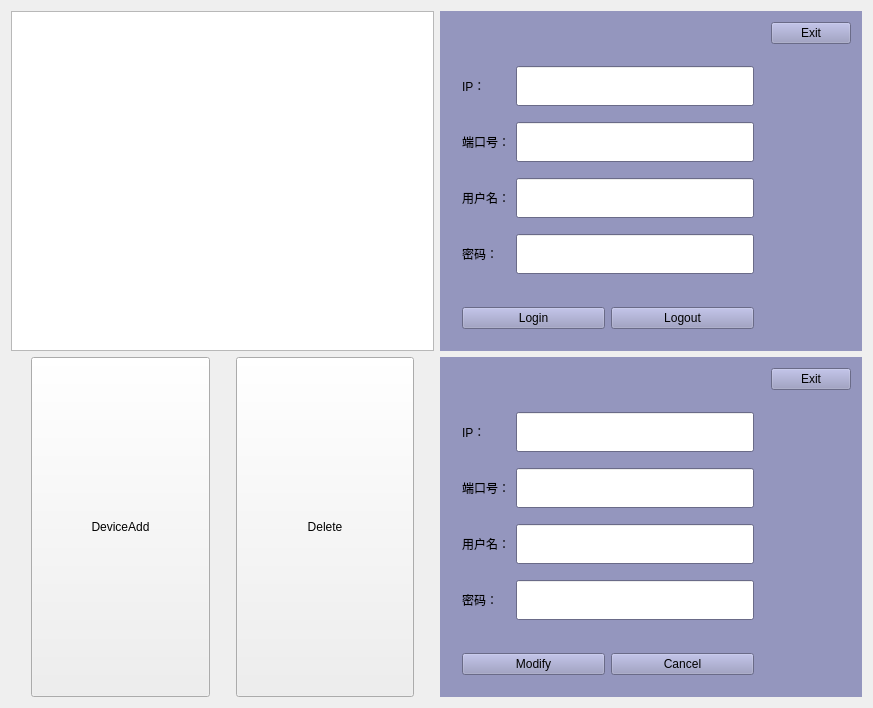
<?xml version="1.0" encoding="UTF-8"?>
<ui version="4.0">
 <class>CDeviceManagement</class>
 <widget class="QWidget" name="CDeviceManagement">
  <property name="geometry">
   <rect>
    <x>0</x>
    <y>0</y>
    <width>873</width>
    <height>583</height>
   </rect>
  </property>
  <property name="windowTitle">
   <string>CDeviceManagement</string>
  </property>
  <layout class="QGridLayout" name="gridLayout_5">
   <item row="0" column="0">
    <widget class="QTableView" name="tableView"/>
   </item>
   <item row="0" column="1">
    <widget class="QWidget" name="addWidget" native="true">
     <property name="palette">
      <palette>
       <active>
        <colorrole role="WindowText">
         <brush brushstyle="SolidPattern">
          <color alpha="255">
           <red>0</red>
           <green>0</green>
           <blue>0</blue>
          </color>
         </brush>
        </colorrole>
        <colorrole role="Button">
         <brush brushstyle="SolidPattern">
          <color alpha="255">
           <red>148</red>
           <green>150</green>
           <blue>190</blue>
          </color>
         </brush>
        </colorrole>
        <colorrole role="Light">
         <brush brushstyle="SolidPattern">
          <color alpha="255">
           <red>229</red>
           <green>230</green>
           <blue>255</blue>
          </color>
         </brush>
        </colorrole>
        <colorrole role="Midlight">
         <brush brushstyle="SolidPattern">
          <color alpha="255">
           <red>188</red>
           <green>190</green>
           <blue>222</blue>
          </color>
         </brush>
        </colorrole>
        <colorrole role="Dark">
         <brush brushstyle="SolidPattern">
          <color alpha="255">
           <red>74</red>
           <green>75</green>
           <blue>95</blue>
          </color>
         </brush>
        </colorrole>
        <colorrole role="Mid">
         <brush brushstyle="SolidPattern">
          <color alpha="255">
           <red>99</red>
           <green>100</green>
           <blue>127</blue>
          </color>
         </brush>
        </colorrole>
        <colorrole role="Text">
         <brush brushstyle="SolidPattern">
          <color alpha="255">
           <red>0</red>
           <green>0</green>
           <blue>0</blue>
          </color>
         </brush>
        </colorrole>
        <colorrole role="BrightText">
         <brush brushstyle="SolidPattern">
          <color alpha="255">
           <red>255</red>
           <green>255</green>
           <blue>255</blue>
          </color>
         </brush>
        </colorrole>
        <colorrole role="ButtonText">
         <brush brushstyle="SolidPattern">
          <color alpha="255">
           <red>0</red>
           <green>0</green>
           <blue>0</blue>
          </color>
         </brush>
        </colorrole>
        <colorrole role="Base">
         <brush brushstyle="SolidPattern">
          <color alpha="255">
           <red>255</red>
           <green>255</green>
           <blue>255</blue>
          </color>
         </brush>
        </colorrole>
        <colorrole role="Window">
         <brush brushstyle="SolidPattern">
          <color alpha="255">
           <red>148</red>
           <green>150</green>
           <blue>190</blue>
          </color>
         </brush>
        </colorrole>
        <colorrole role="Shadow">
         <brush brushstyle="SolidPattern">
          <color alpha="255">
           <red>0</red>
           <green>0</green>
           <blue>0</blue>
          </color>
         </brush>
        </colorrole>
        <colorrole role="AlternateBase">
         <brush brushstyle="SolidPattern">
          <color alpha="255">
           <red>201</red>
           <green>202</green>
           <blue>222</blue>
          </color>
         </brush>
        </colorrole>
        <colorrole role="ToolTipBase">
         <brush brushstyle="SolidPattern">
          <color alpha="255">
           <red>255</red>
           <green>255</green>
           <blue>220</blue>
          </color>
         </brush>
        </colorrole>
        <colorrole role="ToolTipText">
         <brush brushstyle="SolidPattern">
          <color alpha="255">
           <red>0</red>
           <green>0</green>
           <blue>0</blue>
          </color>
         </brush>
        </colorrole>
       </active>
       <inactive>
        <colorrole role="WindowText">
         <brush brushstyle="SolidPattern">
          <color alpha="255">
           <red>0</red>
           <green>0</green>
           <blue>0</blue>
          </color>
         </brush>
        </colorrole>
        <colorrole role="Button">
         <brush brushstyle="SolidPattern">
          <color alpha="255">
           <red>148</red>
           <green>150</green>
           <blue>190</blue>
          </color>
         </brush>
        </colorrole>
        <colorrole role="Light">
         <brush brushstyle="SolidPattern">
          <color alpha="255">
           <red>229</red>
           <green>230</green>
           <blue>255</blue>
          </color>
         </brush>
        </colorrole>
        <colorrole role="Midlight">
         <brush brushstyle="SolidPattern">
          <color alpha="255">
           <red>188</red>
           <green>190</green>
           <blue>222</blue>
          </color>
         </brush>
        </colorrole>
        <colorrole role="Dark">
         <brush brushstyle="SolidPattern">
          <color alpha="255">
           <red>74</red>
           <green>75</green>
           <blue>95</blue>
          </color>
         </brush>
        </colorrole>
        <colorrole role="Mid">
         <brush brushstyle="SolidPattern">
          <color alpha="255">
           <red>99</red>
           <green>100</green>
           <blue>127</blue>
          </color>
         </brush>
        </colorrole>
        <colorrole role="Text">
         <brush brushstyle="SolidPattern">
          <color alpha="255">
           <red>0</red>
           <green>0</green>
           <blue>0</blue>
          </color>
         </brush>
        </colorrole>
        <colorrole role="BrightText">
         <brush brushstyle="SolidPattern">
          <color alpha="255">
           <red>255</red>
           <green>255</green>
           <blue>255</blue>
          </color>
         </brush>
        </colorrole>
        <colorrole role="ButtonText">
         <brush brushstyle="SolidPattern">
          <color alpha="255">
           <red>0</red>
           <green>0</green>
           <blue>0</blue>
          </color>
         </brush>
        </colorrole>
        <colorrole role="Base">
         <brush brushstyle="SolidPattern">
          <color alpha="255">
           <red>255</red>
           <green>255</green>
           <blue>255</blue>
          </color>
         </brush>
        </colorrole>
        <colorrole role="Window">
         <brush brushstyle="SolidPattern">
          <color alpha="255">
           <red>148</red>
           <green>150</green>
           <blue>190</blue>
          </color>
         </brush>
        </colorrole>
        <colorrole role="Shadow">
         <brush brushstyle="SolidPattern">
          <color alpha="255">
           <red>0</red>
           <green>0</green>
           <blue>0</blue>
          </color>
         </brush>
        </colorrole>
        <colorrole role="AlternateBase">
         <brush brushstyle="SolidPattern">
          <color alpha="255">
           <red>201</red>
           <green>202</green>
           <blue>222</blue>
          </color>
         </brush>
        </colorrole>
        <colorrole role="ToolTipBase">
         <brush brushstyle="SolidPattern">
          <color alpha="255">
           <red>255</red>
           <green>255</green>
           <blue>220</blue>
          </color>
         </brush>
        </colorrole>
        <colorrole role="ToolTipText">
         <brush brushstyle="SolidPattern">
          <color alpha="255">
           <red>0</red>
           <green>0</green>
           <blue>0</blue>
          </color>
         </brush>
        </colorrole>
       </inactive>
       <disabled>
        <colorrole role="WindowText">
         <brush brushstyle="SolidPattern">
          <color alpha="255">
           <red>74</red>
           <green>75</green>
           <blue>95</blue>
          </color>
         </brush>
        </colorrole>
        <colorrole role="Button">
         <brush brushstyle="SolidPattern">
          <color alpha="255">
           <red>148</red>
           <green>150</green>
           <blue>190</blue>
          </color>
         </brush>
        </colorrole>
        <colorrole role="Light">
         <brush brushstyle="SolidPattern">
          <color alpha="255">
           <red>229</red>
           <green>230</green>
           <blue>255</blue>
          </color>
         </brush>
        </colorrole>
        <colorrole role="Midlight">
         <brush brushstyle="SolidPattern">
          <color alpha="255">
           <red>188</red>
           <green>190</green>
           <blue>222</blue>
          </color>
         </brush>
        </colorrole>
        <colorrole role="Dark">
         <brush brushstyle="SolidPattern">
          <color alpha="255">
           <red>74</red>
           <green>75</green>
           <blue>95</blue>
          </color>
         </brush>
        </colorrole>
        <colorrole role="Mid">
         <brush brushstyle="SolidPattern">
          <color alpha="255">
           <red>99</red>
           <green>100</green>
           <blue>127</blue>
          </color>
         </brush>
        </colorrole>
        <colorrole role="Text">
         <brush brushstyle="SolidPattern">
          <color alpha="255">
           <red>74</red>
           <green>75</green>
           <blue>95</blue>
          </color>
         </brush>
        </colorrole>
        <colorrole role="BrightText">
         <brush brushstyle="SolidPattern">
          <color alpha="255">
           <red>255</red>
           <green>255</green>
           <blue>255</blue>
          </color>
         </brush>
        </colorrole>
        <colorrole role="ButtonText">
         <brush brushstyle="SolidPattern">
          <color alpha="255">
           <red>74</red>
           <green>75</green>
           <blue>95</blue>
          </color>
         </brush>
        </colorrole>
        <colorrole role="Base">
         <brush brushstyle="SolidPattern">
          <color alpha="255">
           <red>148</red>
           <green>150</green>
           <blue>190</blue>
          </color>
         </brush>
        </colorrole>
        <colorrole role="Window">
         <brush brushstyle="SolidPattern">
          <color alpha="255">
           <red>148</red>
           <green>150</green>
           <blue>190</blue>
          </color>
         </brush>
        </colorrole>
        <colorrole role="Shadow">
         <brush brushstyle="SolidPattern">
          <color alpha="255">
           <red>0</red>
           <green>0</green>
           <blue>0</blue>
          </color>
         </brush>
        </colorrole>
        <colorrole role="AlternateBase">
         <brush brushstyle="SolidPattern">
          <color alpha="255">
           <red>148</red>
           <green>150</green>
           <blue>190</blue>
          </color>
         </brush>
        </colorrole>
        <colorrole role="ToolTipBase">
         <brush brushstyle="SolidPattern">
          <color alpha="255">
           <red>255</red>
           <green>255</green>
           <blue>220</blue>
          </color>
         </brush>
        </colorrole>
        <colorrole role="ToolTipText">
         <brush brushstyle="SolidPattern">
          <color alpha="255">
           <red>0</red>
           <green>0</green>
           <blue>0</blue>
          </color>
         </brush>
        </colorrole>
       </disabled>
      </palette>
     </property>
     <property name="autoFillBackground">
      <bool>true</bool>
     </property>
     <layout class="QGridLayout" name="gridLayout_8">
      <item row="0" column="1">
       <widget class="QPushButton" name="ExitButton">
        <property name="text">
         <string>Exit</string>
        </property>
       </widget>
      </item>
      <item row="1" column="0">
       <widget class="QSplitter" name="splitter">
        <property name="orientation">
         <enum>Qt::Horizontal</enum>
        </property>
        <widget class="QWidget" name="layoutWidget">
         <layout class="QGridLayout" name="gridLayout" rowstretch="0,0,0,0" columnstretch="0,0" rowminimumheight="50,50,50,50" columnminimumwidth="0,0">
          <item row="0" column="0">
           <widget class="QLabel" name="IPlabel">
            <property name="text">
             <string>IP：</string>
            </property>
           </widget>
          </item>
          <item row="0" column="1">
           <widget class="QLineEdit" name="IPLineEdit">
            <property name="minimumSize">
             <size>
              <width>0</width>
              <height>40</height>
             </size>
            </property>
           </widget>
          </item>
          <item row="1" column="0">
           <widget class="QLabel" name="Portlabel">
            <property name="text">
             <string>端口号：</string>
            </property>
           </widget>
          </item>
          <item row="1" column="1">
           <widget class="QLineEdit" name="PortLineEdit">
            <property name="minimumSize">
             <size>
              <width>0</width>
              <height>40</height>
             </size>
            </property>
           </widget>
          </item>
          <item row="2" column="0">
           <widget class="QLabel" name="Usernamelabel">
            <property name="text">
             <string>用户名：</string>
            </property>
           </widget>
          </item>
          <item row="2" column="1">
           <widget class="QLineEdit" name="UsernameLineEdit">
            <property name="minimumSize">
             <size>
              <width>0</width>
              <height>40</height>
             </size>
            </property>
           </widget>
          </item>
          <item row="3" column="0">
           <widget class="QLabel" name="Passwordlabel">
            <property name="text">
             <string>密码：</string>
            </property>
           </widget>
          </item>
          <item row="3" column="1">
           <widget class="QLineEdit" name="PasswordLineEdit">
            <property name="minimumSize">
             <size>
              <width>0</width>
              <height>40</height>
             </size>
            </property>
           </widget>
          </item>
         </layout>
        </widget>
       </widget>
      </item>
      <item row="2" column="0">
       <widget class="QSplitter" name="splitter_2">
        <property name="orientation">
         <enum>Qt::Horizontal</enum>
        </property>
        <widget class="QWidget" name="layoutWidget">
         <layout class="QGridLayout" name="gridLayout_2">
          <item row="0" column="0">
           <widget class="QPushButton" name="LoginButton">
            <property name="text">
             <string>Login</string>
            </property>
           </widget>
          </item>
          <item row="0" column="1">
           <widget class="QPushButton" name="LogoutButton">
            <property name="text">
             <string>Logout</string>
            </property>
           </widget>
          </item>
         </layout>
        </widget>
       </widget>
      </item>
     </layout>
    </widget>
   </item>
   <item row="1" column="0">
    <layout class="QGridLayout" name="gridLayout_7">
     <item row="0" column="0">
      <spacer name="horizontalSpacer_2">
       <property name="orientation">
        <enum>Qt::Horizontal</enum>
       </property>
       <property name="sizeType">
        <enum>QSizePolicy::Minimum</enum>
       </property>
       <property name="sizeHint" stdset="0">
        <size>
         <width>20</width>
         <height>20</height>
        </size>
       </property>
      </spacer>
     </item>
     <item row="0" column="1">
      <widget class="QPushButton" name="AddButton">
       <property name="sizePolicy">
        <sizepolicy hsizetype="Minimum" vsizetype="Preferred">
         <horstretch>0</horstretch>
         <verstretch>0</verstretch>
        </sizepolicy>
       </property>
       <property name="text">
        <string>DeviceAdd</string>
       </property>
      </widget>
     </item>
     <item row="0" column="2">
      <spacer name="horizontalSpacer">
       <property name="orientation">
        <enum>Qt::Horizontal</enum>
       </property>
       <property name="sizeType">
        <enum>QSizePolicy::Minimum</enum>
       </property>
       <property name="sizeHint" stdset="0">
        <size>
         <width>20</width>
         <height>20</height>
        </size>
       </property>
      </spacer>
     </item>
     <item row="0" column="3">
      <widget class="QPushButton" name="DeleteButton">
       <property name="sizePolicy">
        <sizepolicy hsizetype="Minimum" vsizetype="Preferred">
         <horstretch>0</horstretch>
         <verstretch>0</verstretch>
        </sizepolicy>
       </property>
       <property name="text">
        <string>Delete</string>
       </property>
      </widget>
     </item>
     <item row="0" column="4">
      <spacer name="horizontalSpacer_3">
       <property name="orientation">
        <enum>Qt::Horizontal</enum>
       </property>
       <property name="sizeType">
        <enum>QSizePolicy::Minimum</enum>
       </property>
       <property name="sizeHint" stdset="0">
        <size>
         <width>20</width>
         <height>20</height>
        </size>
       </property>
      </spacer>
     </item>
    </layout>
   </item>
   <item row="1" column="1">
    <widget class="QWidget" name="ModifyWidget" native="true">
     <property name="palette">
      <palette>
       <active>
        <colorrole role="WindowText">
         <brush brushstyle="SolidPattern">
          <color alpha="255">
           <red>0</red>
           <green>0</green>
           <blue>0</blue>
          </color>
         </brush>
        </colorrole>
        <colorrole role="Button">
         <brush brushstyle="SolidPattern">
          <color alpha="255">
           <red>148</red>
           <green>150</green>
           <blue>190</blue>
          </color>
         </brush>
        </colorrole>
        <colorrole role="Light">
         <brush brushstyle="SolidPattern">
          <color alpha="255">
           <red>229</red>
           <green>230</green>
           <blue>255</blue>
          </color>
         </brush>
        </colorrole>
        <colorrole role="Midlight">
         <brush brushstyle="SolidPattern">
          <color alpha="255">
           <red>188</red>
           <green>190</green>
           <blue>222</blue>
          </color>
         </brush>
        </colorrole>
        <colorrole role="Dark">
         <brush brushstyle="SolidPattern">
          <color alpha="255">
           <red>74</red>
           <green>75</green>
           <blue>95</blue>
          </color>
         </brush>
        </colorrole>
        <colorrole role="Mid">
         <brush brushstyle="SolidPattern">
          <color alpha="255">
           <red>99</red>
           <green>100</green>
           <blue>127</blue>
          </color>
         </brush>
        </colorrole>
        <colorrole role="Text">
         <brush brushstyle="SolidPattern">
          <color alpha="255">
           <red>0</red>
           <green>0</green>
           <blue>0</blue>
          </color>
         </brush>
        </colorrole>
        <colorrole role="BrightText">
         <brush brushstyle="SolidPattern">
          <color alpha="255">
           <red>255</red>
           <green>255</green>
           <blue>255</blue>
          </color>
         </brush>
        </colorrole>
        <colorrole role="ButtonText">
         <brush brushstyle="SolidPattern">
          <color alpha="255">
           <red>0</red>
           <green>0</green>
           <blue>0</blue>
          </color>
         </brush>
        </colorrole>
        <colorrole role="Base">
         <brush brushstyle="SolidPattern">
          <color alpha="255">
           <red>255</red>
           <green>255</green>
           <blue>255</blue>
          </color>
         </brush>
        </colorrole>
        <colorrole role="Window">
         <brush brushstyle="SolidPattern">
          <color alpha="255">
           <red>148</red>
           <green>150</green>
           <blue>190</blue>
          </color>
         </brush>
        </colorrole>
        <colorrole role="Shadow">
         <brush brushstyle="SolidPattern">
          <color alpha="255">
           <red>0</red>
           <green>0</green>
           <blue>0</blue>
          </color>
         </brush>
        </colorrole>
        <colorrole role="AlternateBase">
         <brush brushstyle="SolidPattern">
          <color alpha="255">
           <red>201</red>
           <green>202</green>
           <blue>222</blue>
          </color>
         </brush>
        </colorrole>
        <colorrole role="ToolTipBase">
         <brush brushstyle="SolidPattern">
          <color alpha="255">
           <red>255</red>
           <green>255</green>
           <blue>220</blue>
          </color>
         </brush>
        </colorrole>
        <colorrole role="ToolTipText">
         <brush brushstyle="SolidPattern">
          <color alpha="255">
           <red>0</red>
           <green>0</green>
           <blue>0</blue>
          </color>
         </brush>
        </colorrole>
       </active>
       <inactive>
        <colorrole role="WindowText">
         <brush brushstyle="SolidPattern">
          <color alpha="255">
           <red>0</red>
           <green>0</green>
           <blue>0</blue>
          </color>
         </brush>
        </colorrole>
        <colorrole role="Button">
         <brush brushstyle="SolidPattern">
          <color alpha="255">
           <red>148</red>
           <green>150</green>
           <blue>190</blue>
          </color>
         </brush>
        </colorrole>
        <colorrole role="Light">
         <brush brushstyle="SolidPattern">
          <color alpha="255">
           <red>229</red>
           <green>230</green>
           <blue>255</blue>
          </color>
         </brush>
        </colorrole>
        <colorrole role="Midlight">
         <brush brushstyle="SolidPattern">
          <color alpha="255">
           <red>188</red>
           <green>190</green>
           <blue>222</blue>
          </color>
         </brush>
        </colorrole>
        <colorrole role="Dark">
         <brush brushstyle="SolidPattern">
          <color alpha="255">
           <red>74</red>
           <green>75</green>
           <blue>95</blue>
          </color>
         </brush>
        </colorrole>
        <colorrole role="Mid">
         <brush brushstyle="SolidPattern">
          <color alpha="255">
           <red>99</red>
           <green>100</green>
           <blue>127</blue>
          </color>
         </brush>
        </colorrole>
        <colorrole role="Text">
         <brush brushstyle="SolidPattern">
          <color alpha="255">
           <red>0</red>
           <green>0</green>
           <blue>0</blue>
          </color>
         </brush>
        </colorrole>
        <colorrole role="BrightText">
         <brush brushstyle="SolidPattern">
          <color alpha="255">
           <red>255</red>
           <green>255</green>
           <blue>255</blue>
          </color>
         </brush>
        </colorrole>
        <colorrole role="ButtonText">
         <brush brushstyle="SolidPattern">
          <color alpha="255">
           <red>0</red>
           <green>0</green>
           <blue>0</blue>
          </color>
         </brush>
        </colorrole>
        <colorrole role="Base">
         <brush brushstyle="SolidPattern">
          <color alpha="255">
           <red>255</red>
           <green>255</green>
           <blue>255</blue>
          </color>
         </brush>
        </colorrole>
        <colorrole role="Window">
         <brush brushstyle="SolidPattern">
          <color alpha="255">
           <red>148</red>
           <green>150</green>
           <blue>190</blue>
          </color>
         </brush>
        </colorrole>
        <colorrole role="Shadow">
         <brush brushstyle="SolidPattern">
          <color alpha="255">
           <red>0</red>
           <green>0</green>
           <blue>0</blue>
          </color>
         </brush>
        </colorrole>
        <colorrole role="AlternateBase">
         <brush brushstyle="SolidPattern">
          <color alpha="255">
           <red>201</red>
           <green>202</green>
           <blue>222</blue>
          </color>
         </brush>
        </colorrole>
        <colorrole role="ToolTipBase">
         <brush brushstyle="SolidPattern">
          <color alpha="255">
           <red>255</red>
           <green>255</green>
           <blue>220</blue>
          </color>
         </brush>
        </colorrole>
        <colorrole role="ToolTipText">
         <brush brushstyle="SolidPattern">
          <color alpha="255">
           <red>0</red>
           <green>0</green>
           <blue>0</blue>
          </color>
         </brush>
        </colorrole>
       </inactive>
       <disabled>
        <colorrole role="WindowText">
         <brush brushstyle="SolidPattern">
          <color alpha="255">
           <red>74</red>
           <green>75</green>
           <blue>95</blue>
          </color>
         </brush>
        </colorrole>
        <colorrole role="Button">
         <brush brushstyle="SolidPattern">
          <color alpha="255">
           <red>148</red>
           <green>150</green>
           <blue>190</blue>
          </color>
         </brush>
        </colorrole>
        <colorrole role="Light">
         <brush brushstyle="SolidPattern">
          <color alpha="255">
           <red>229</red>
           <green>230</green>
           <blue>255</blue>
          </color>
         </brush>
        </colorrole>
        <colorrole role="Midlight">
         <brush brushstyle="SolidPattern">
          <color alpha="255">
           <red>188</red>
           <green>190</green>
           <blue>222</blue>
          </color>
         </brush>
        </colorrole>
        <colorrole role="Dark">
         <brush brushstyle="SolidPattern">
          <color alpha="255">
           <red>74</red>
           <green>75</green>
           <blue>95</blue>
          </color>
         </brush>
        </colorrole>
        <colorrole role="Mid">
         <brush brushstyle="SolidPattern">
          <color alpha="255">
           <red>99</red>
           <green>100</green>
           <blue>127</blue>
          </color>
         </brush>
        </colorrole>
        <colorrole role="Text">
         <brush brushstyle="SolidPattern">
          <color alpha="255">
           <red>74</red>
           <green>75</green>
           <blue>95</blue>
          </color>
         </brush>
        </colorrole>
        <colorrole role="BrightText">
         <brush brushstyle="SolidPattern">
          <color alpha="255">
           <red>255</red>
           <green>255</green>
           <blue>255</blue>
          </color>
         </brush>
        </colorrole>
        <colorrole role="ButtonText">
         <brush brushstyle="SolidPattern">
          <color alpha="255">
           <red>74</red>
           <green>75</green>
           <blue>95</blue>
          </color>
         </brush>
        </colorrole>
        <colorrole role="Base">
         <brush brushstyle="SolidPattern">
          <color alpha="255">
           <red>148</red>
           <green>150</green>
           <blue>190</blue>
          </color>
         </brush>
        </colorrole>
        <colorrole role="Window">
         <brush brushstyle="SolidPattern">
          <color alpha="255">
           <red>148</red>
           <green>150</green>
           <blue>190</blue>
          </color>
         </brush>
        </colorrole>
        <colorrole role="Shadow">
         <brush brushstyle="SolidPattern">
          <color alpha="255">
           <red>0</red>
           <green>0</green>
           <blue>0</blue>
          </color>
         </brush>
        </colorrole>
        <colorrole role="AlternateBase">
         <brush brushstyle="SolidPattern">
          <color alpha="255">
           <red>148</red>
           <green>150</green>
           <blue>190</blue>
          </color>
         </brush>
        </colorrole>
        <colorrole role="ToolTipBase">
         <brush brushstyle="SolidPattern">
          <color alpha="255">
           <red>255</red>
           <green>255</green>
           <blue>220</blue>
          </color>
         </brush>
        </colorrole>
        <colorrole role="ToolTipText">
         <brush brushstyle="SolidPattern">
          <color alpha="255">
           <red>0</red>
           <green>0</green>
           <blue>0</blue>
          </color>
         </brush>
        </colorrole>
       </disabled>
      </palette>
     </property>
     <property name="autoFillBackground">
      <bool>true</bool>
     </property>
     <property name="styleSheet">
      <string notr="true">enum Shape {
	Box = 0x0001
};</string>
     </property>
     <layout class="QGridLayout" name="gridLayout_6">
      <item row="0" column="1">
       <widget class="QPushButton" name="ModifyExitButton">
        <property name="text">
         <string>Exit</string>
        </property>
       </widget>
      </item>
      <item row="2" column="0">
       <widget class="QSplitter" name="splitter_4">
        <property name="orientation">
         <enum>Qt::Horizontal</enum>
        </property>
        <widget class="QWidget" name="layoutWidget_3">
         <layout class="QGridLayout" name="gridLayout_4">
          <item row="0" column="0">
           <widget class="QPushButton" name="ModifyCheckButton">
            <property name="text">
             <string>Modify</string>
            </property>
           </widget>
          </item>
          <item row="0" column="1">
           <widget class="QPushButton" name="ModifyCancelButton">
            <property name="text">
             <string>Cancel</string>
            </property>
           </widget>
          </item>
         </layout>
        </widget>
       </widget>
      </item>
      <item row="1" column="0">
       <widget class="QSplitter" name="splitter_3">
        <property name="orientation">
         <enum>Qt::Horizontal</enum>
        </property>
        <widget class="QWidget" name="layoutWidget_2">
         <layout class="QGridLayout" name="gridLayout_3" rowstretch="0,0,0,0" rowminimumheight="50,50,50,50">
          <item row="0" column="0">
           <widget class="QLabel" name="ModifyIPlabel">
            <property name="text">
             <string>IP：</string>
            </property>
           </widget>
          </item>
          <item row="0" column="1">
           <widget class="QLineEdit" name="ModifyIPLineEdit">
            <property name="minimumSize">
             <size>
              <width>0</width>
              <height>40</height>
             </size>
            </property>
           </widget>
          </item>
          <item row="1" column="0">
           <widget class="QLabel" name="ModifyPortlabel">
            <property name="text">
             <string>端口号：</string>
            </property>
           </widget>
          </item>
          <item row="1" column="1">
           <widget class="QLineEdit" name="ModifyPortLineEdit">
            <property name="minimumSize">
             <size>
              <width>0</width>
              <height>40</height>
             </size>
            </property>
           </widget>
          </item>
          <item row="2" column="0">
           <widget class="QLabel" name="ModifyUsernamelabel">
            <property name="text">
             <string>用户名：</string>
            </property>
           </widget>
          </item>
          <item row="2" column="1">
           <widget class="QLineEdit" name="ModifyUsernameLineEdit">
            <property name="minimumSize">
             <size>
              <width>0</width>
              <height>40</height>
             </size>
            </property>
           </widget>
          </item>
          <item row="3" column="0">
           <widget class="QLabel" name="ModifyPasswordlabel">
            <property name="text">
             <string>密码：</string>
            </property>
           </widget>
          </item>
          <item row="3" column="1">
           <widget class="QLineEdit" name="ModifyPasswordLineEdit">
            <property name="minimumSize">
             <size>
              <width>0</width>
              <height>40</height>
             </size>
            </property>
           </widget>
          </item>
         </layout>
        </widget>
       </widget>
      </item>
     </layout>
    </widget>
   </item>
  </layout>
  <zorder>addWidget</zorder>
  <zorder>ModifyWidget</zorder>
  <zorder>tableView</zorder>
 </widget>
 <layoutdefault spacing="6" margin="11"/>
 <resources/>
 <connections/>
</ui>
